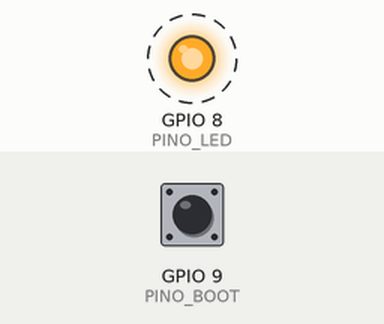
This sketch was run on a simulated ESP32-C3. Parts: output pins drawn as LEDs (lit = HIGH). Dashed ring = blinking. Inputs (shaded band) come from the test bench; at power-on: GPIO 9 (PINO_BOOT) HIGH. What the sketch prints to the serial monitor is not drawn.

Above: at 1.2 s.
1.3 s: GPIO 9 (PINO_BOOT) pulled LOW for 0.15 s
Timing chart, 0 to 10.3 s (numbered marks = the images above; inputs shaded):
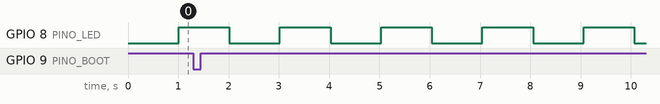

The sketch:

teste_esp32_c3_supermini.ino
```cpp
// (licence header left out)
// GPIO do LED azul da placa (serigrafia "IO8"). É o mesmo pino do SDA do
// I2C: num projeto com I2C, o LED pisca junto com a comunicação.
const uint8_t PINO_LED = 8;

// GPIO do botão BOOT. O botão liga o pino ao GND, então apertado = LOW.
const uint8_t PINO_BOOT = 9;

// Tempo entre as trocas do LED, em milissegundos.
const unsigned long INTERVALO_LED_MS = 1000;

unsigned long ultimaTrocaLed = 0;
bool nivelLed = LOW;
bool bootAnterior = HIGH;

/*
 * Mostra no Monitor Serial os dados do chip e da flash.
 */
void mostrarDadosDoChip() {
  Serial.println();
  Serial.println(F("=== ESP32-C3 SuperMini: dados do chip ==="));
  Serial.printf("Modelo ........ %s (revisão %d)\n", ESP.getChipModel(), ESP.getChipRevision());
  Serial.printf("Núcleos ....... %d\n", ESP.getChipCores());
  Serial.printf("Frequência .... %lu MHz\n", (unsigned long)ESP.getCpuFreqMHz());
  Serial.printf("Flash ......... %lu MB\n", (unsigned long)(ESP.getFlashChipSize() / (1024UL * 1024UL)));

  // O MAC fica gravado de fábrica no chip (eFuse); os 6 bytes identificam
  // a placa na rede Wi-Fi.
  uint64_t mac = ESP.getEfuseMac();
  Serial.printf("MAC (eFuse) ... %02X:%02X:%02X:%02X:%02X:%02X\n",
                (uint8_t)(mac), (uint8_t)(mac >> 8), (uint8_t)(mac >> 16),
                (uint8_t)(mac >> 24), (uint8_t)(mac >> 32), (uint8_t)(mac >> 40));
  Serial.println();
}

void setup() {
  Serial.begin(115200);
  // Com o USB nativo, a porta serial só existe depois que o computador a
  // abre. Espera até 3 s pelo Monitor Serial, sem travar se ele não abrir.
  unsigned long inicio = millis();
  while (!Serial && millis() - inicio < 3000) {
    delay(10);
  }

  pinMode(PINO_LED, OUTPUT);
  pinMode(PINO_BOOT, INPUT_PULLUP);

  mostrarDadosDoChip();
  Serial.println(F("LED azul (GPIO8) troca de nível a cada segundo."));
  Serial.println(F("Anote em qual nível ele fica ACESO. Aperte BOOT para testar o botão."));
}

void loop() {
  // Troca o LED sem usar delay(), para o botão continuar sendo lido.
  if (millis() - ultimaTrocaLed >= INTERVALO_LED_MS) {
    ultimaTrocaLed = millis();
    nivelLed = !nivelLed;
    digitalWrite(PINO_LED, nivelLed);
    Serial.printf("LED: GPIO8 = %s\n", nivelLed ? "HIGH" : "LOW");
  }

  // Detecta só a borda de descida (solto -> apertado), para avisar uma
  // vez por aperto e não a cada volta do loop.
  bool bootAgora = digitalRead(PINO_BOOT);
  if (bootAnterior == HIGH && bootAgora == LOW) {
    Serial.println(F("BOOT apertado"));
  }
  bootAnterior = bootAgora;
  delay(10);  // filtro simples contra o repique (bounce) do botão
}
```

Measured:
- by itself, GPIO 8 (PINO_LED): alternates HIGH for 1.0 s and LOW for 1.0 s
